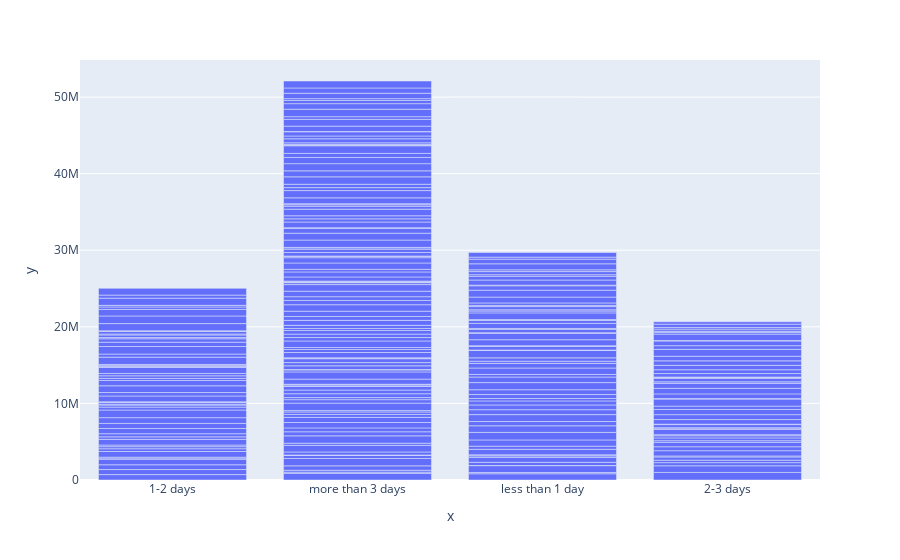

Notebook cell for this chart:
### Code cell
px.bar(x=df.delay_categorical, y=df.revenue)

### Figure 1 — Plotly figure (JSON) as saved in the notebook; plotly's stock layout.template omitted (floating-point values rounded to 4 significant figures; data arrays with more than 128 entries replaced by an {"elided": "..."} marker saying what was removed)
{"data": [{"alignmentgroup": "True", "hovertemplate": "x=%{x}<br>y=%{y}<extra></extra>", "legendgroup": "", "marker": {"color": "#636efa"}, "name": "", "offsetgroup": "", "orientation": "v", "showlegend": false, "textposition": "auto", "type": "bar", "x": {"elided": "264 str values"}, "xaxis": "x", "y": {"elided": "264 int values"}, "yaxis": "y"}], "layout": {"barmode": "relative", "legend": {"tracegroupgap": 0}, "margin": {"t": 60}, "xaxis": {"anchor": "y", "domain": [0, 1], "title": {"text": "x"}}, "yaxis": {"anchor": "x", "domain": [0, 1], "title": {"text": "y"}}}}
